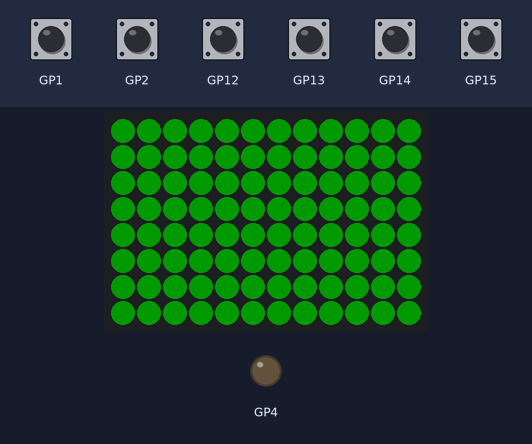
Recording of a program running on a simulated Raspberry Pi Pico running MicroPython. Parts: 12×8 RGB LED matrix, output pins drawn as LEDs (lit = HIGH). The test bench sets the inputs (shaded band). Dim RGB values are drawn brighter than linear; random numbers come from a fixed seed; threads take turns every 2 ms.

Above: at 1.2 s.
1.3 s: button down pressed for 0.15 s
At 1.68 s:
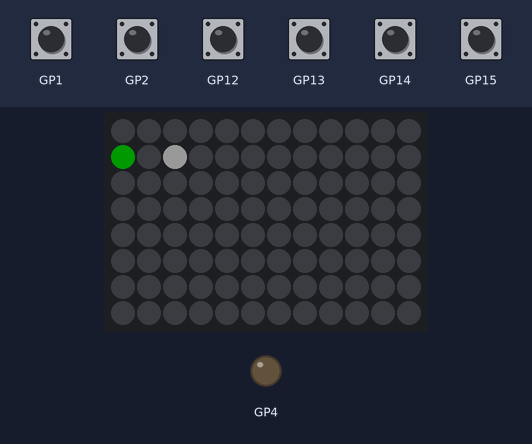
2.0 s: button left pressed for 0.15 s
At 2.05 s:
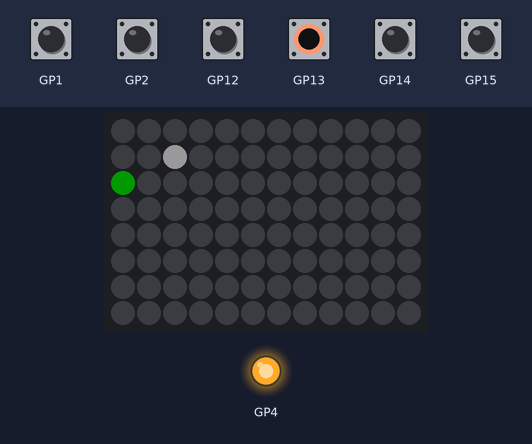
2.7 s: button up pressed for 0.15 s
At 3.21 s:
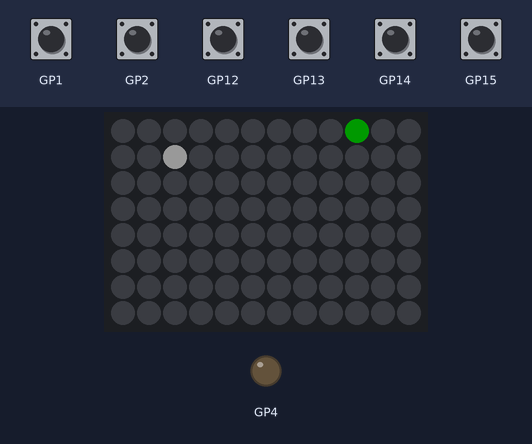
3.4 s: button right pressed for 0.15 s
At 3.73 s:
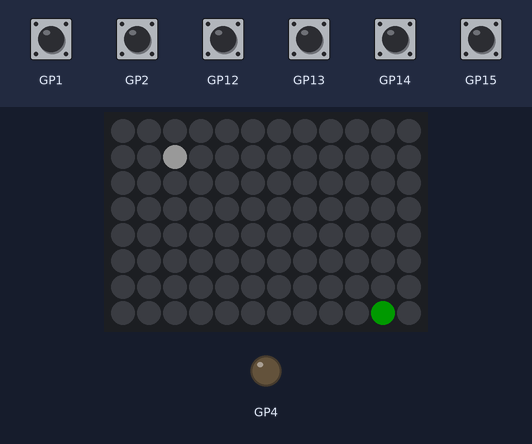
4.1 s: button down pressed for 1 s
At 4.26 s:
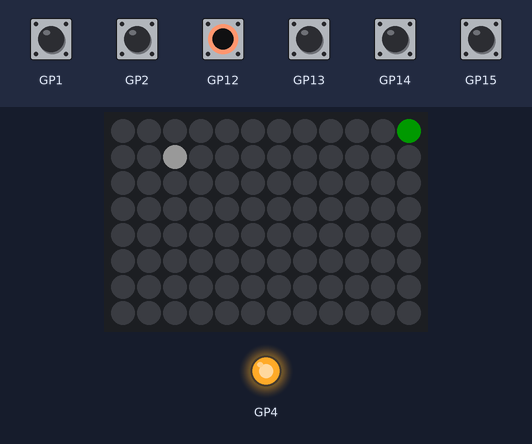
5.7 s: button left pressed for 1 s
At 6.56 s:
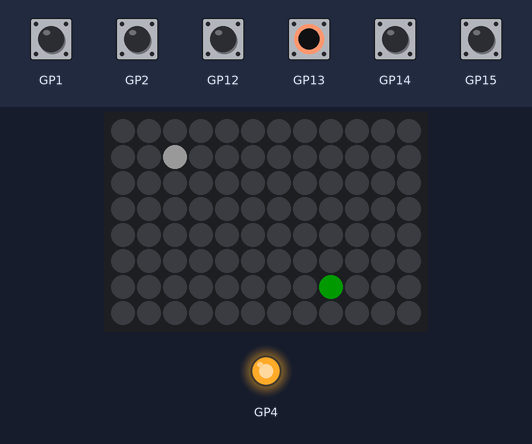
Timing chart, 0 to 8.3 s (numbered marks = the images above; inputs shaded):
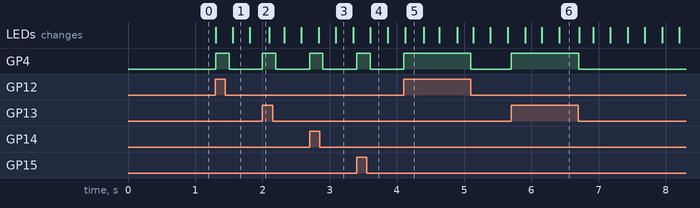

Measured:
- after the input at 1.3 s, GP4: LOW → HIGH at once, → LOW 0.20 s later; the LEDs: first change at once (image 1 shows a later state)
- after the input at 2.0 s, GP4: LOW → HIGH at once, → LOW 0.20 s later
- after the input at 2.7 s, GP4: LOW → HIGH at once, → LOW 0.20 s later
- after the input at 3.4 s, GP4: LOW → HIGH at once, → LOW 0.20 s later
- after the input at 4.1 s, GP4: LOW → HIGH at once, → LOW 1.0 s later
- after the input at 5.7 s, GP4: LOW → HIGH at once, → LOW 1.0 s later

The program:

Snake.py
```python
import ZIP96Pico
from time import sleep_ms
import _thread
from random import randint

# Class to store our Snake functionality
class Snake():
    # Snake object constructor
    def __init__(self):
        # Store the head of the Snake
        self.head = [0, 0]
        # Store the rest of the Snake body
        self.body = []
        self.headColour = (0, 255, 0)
        self.bodyColour = (0, 255, 128)

    # Update the current position
    def move(self, direction, food):
        # Save the head's current position
        current = [self.head[0], self.head[1]]

        # Change the Snakes current position
        if direction == "Up":
            if self.head[1] == 0:
                self.head[1] = 7
            else:
                self.head[1] -= 1
        elif direction == "Down":
            if self.head[1] == 7:
                self.head[1] = 0
            else:
                self.head[1] += 1
        elif direction == "Left":
            if self.head[0] == 0:
                self.head[0] = 11
            else:
                self.head[0] -= 1
        elif direction == "Right":
            if self.head[0] == 11:
                self.head[0] = 0
            else:
                self.head[0] += 1

        # Check the Snake has collected the food
        eaten = self.head[0] == food.x and self.head[1] == food.y

        if eaten:
            # Set the first body part to be the head's last position
            self.body.insert(0, current)
        elif len(self.body) > 0:
            # Remove the last body part
            self.body.pop()
            # Set the first body part to be the head's last position
            self.body.insert(0, current)

        return eaten

    # Check the Snake's head has collided with a body part
    def collision(self):
        for part in self.body:
            if part[0] == self.head[0] and part[1] == self.head[1]:
                return True
        return False

    # Draw the current Snake on the screen
    def draw(self, screen):
        screen.setLEDMatrix(self.head[0], self.head[1], self.headColour)
        for part in self.body:
            screen.setLEDMatrix(part[0], part[1], self.bodyColour)

# Class to store our Food functionality
class Food():
    # Food object constructor
    def __init__(self, x, y):
        self.x = x
        self.y = y
        self.colour = (255, 255, 255)

    # Draw the current Food on the screen
    def draw(self, screen):
        screen.setLEDMatrix(self.x, self.y, self.colour)

# Get input from the ZIP96Pico Gamer in a separate thread
def gamerInput(gamer, buzzer, haptic):
    global alive, direction

    # Start game loop
    while alive:
        # When up pressed, change snake direction to Up
        if (gamer.Up.pressed()):
            haptic.vibrate()
            direction = "Up"
            sleep_ms(100)

        # When up pressed, change snake direction to Down
        if (gamer.Down.pressed()):
            haptic.vibrate()
            direction = "Down"
            sleep_ms(100)

        # When up pressed, change snake direction to Left
        if (gamer.Left.pressed()):
            haptic.vibrate()
            direction = "Left"
            sleep_ms(100)

        # When up pressed, change snake direction to Right
        if (gamer.Right.pressed()):
            haptic.vibrate()
            direction = "Right"
            sleep_ms(100)

        haptic.stop()

    buzzer.playTone(440)
    sleep_ms(500)
    buzzer.stopTone()

# Setup ZIP96Pico variables
gamer = ZIP96Pico.KitronikZIP96()
screen = gamer.Screen
screen.setBrightness(10)
buzzer = gamer.Buzzer
haptic = gamer.Vibrate

while True:
    screen.fill((0, 255, 0))
    screen.show()
    while True:
        # Wait for user input
        if (gamer.Up.pressed()
            or gamer.Down.pressed()
            or gamer.Left.pressed()
            or gamer.Right.pressed()
            or gamer.A.pressed()
            or gamer.B.pressed()):
            screen.fill((0, 0, 0))
            break

    # Setup game variables
    snake = Snake()
    alive = True
    direction = "Right"
    food = Food(randint(0, 11), randint(0, 7))

    # Start ZIP96Pico Gamer input logic in a separate thread
    _thread.start_new_thread(gamerInput, (gamer, buzzer, haptic))

    while alive:
        screen.show()
        sleep_ms(250)
        screen.fill((0, 0, 0))
        if snake.move(direction, food):
            # Generate a new random Food object
            food = Food(randint(0, 11), randint(0, 7))
        if snake.collision():
            # Head has collided with a body part
            alive = False
        snake.draw(screen)
        food.draw(screen)

    # Setup end game text to be displayed
    screen.fill((255, 0, 0))
    end_text = [
        ["                                                                               "],
        ["             ###    #    #   #  #####      ###  #   # ##### ####  #            "],
        ["            #   #  # #  # # # # #         #   # #   # #     #   # #            "],
        ["            #      # #  # # # # #         #   # #   # #     ####  #            "],
        ["            #  ## ##### #  #  # ####      #   #  # #  ####  # #   #            "],
        ["            #   # #   # #     # #         #   #  # #  #     #  #               "],
        ["             ###  #   # #     # #####      ###    #   ##### #   # #            "],
        ["                                                                               "]]

    screen.show()
    scroll = 0

    while scroll <= len(end_text[0][0]) - 12:
        for y in range(8):
            for x in range(12):
                if end_text[y][0][x + scroll] == "#":
                    screen.setLEDMatrix(x, y, (255, 255, 255))
                else:
                    screen.setLEDMatrix(x, y, (255, 0, 0))

        screen.show()
        sleep_ms(100)
        scroll += 1
```
